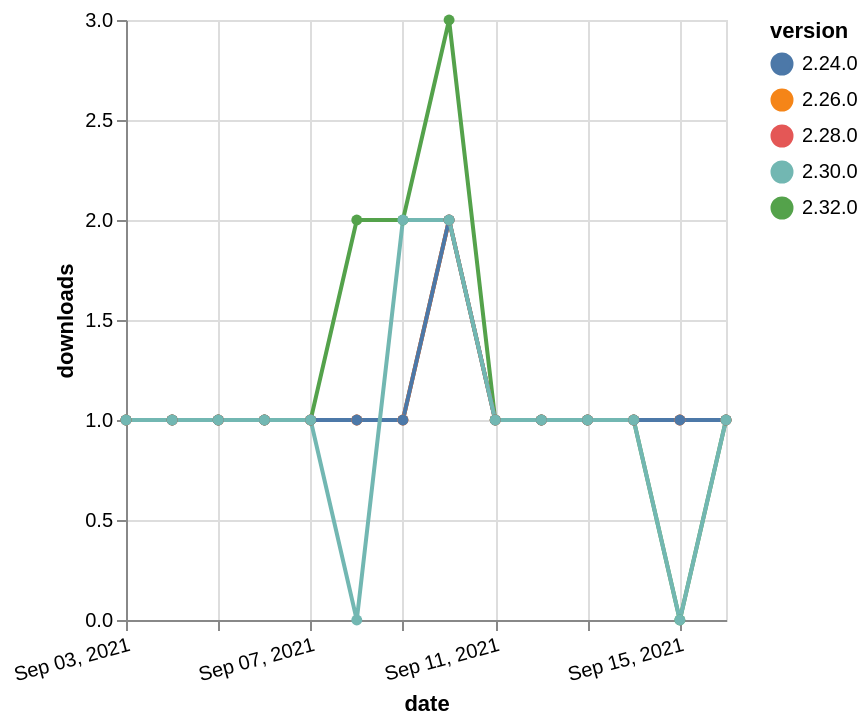

Specify this chart in Vega-Lite:
### Vega-Lite specification from a JSON file in a GitHub repository (floating-point values rounded to 4 significant figures)
{"$schema": "https://vega.github.io/schema/vega-lite/v5.json", "description": "A simple bar chart with embedded data.", "data": {"values": [{"date": "2021-09-03", "total": 219, "delta": 1, "version": "2.32.0"}, {"date": "2021-09-04", "total": 220, "delta": 1, "version": "2.32.0"}, {"date": "2021-09-05", "total": 221, "delta": 1, "version": "2.32.0"}, {"date": "2021-09-06", "total": 222, "delta": 1, "version": "2.32.0"}, {"date": "2021-09-07", "total": 223, "delta": 1, "version": "2.32.0"}, {"date": "2021-09-08", "total": 225, "delta": 2, "version": "2.32.0"}, {"date": "2021-09-09", "total": 227, "delta": 2, "version": "2.32.0"}, {"date": "2021-09-10", "total": 230, "delta": 3, "version": "2.32.0"}, {"date": "2021-09-11", "total": 231, "delta": 1, "version": "2.32.0"}, {"date": "2021-09-12", "total": 232, "delta": 1, "version": "2.32.0"}, {"date": "2021-09-13", "total": 233, "delta": 1, "version": "2.32.0"}, {"date": "2021-09-14", "total": 234, "delta": 1, "version": "2.32.0"}, {"date": "2021-09-15", "total": 234, "delta": 0, "version": "2.32.0"}, {"date": "2021-09-16", "total": 235, "delta": 1, "version": "2.32.0"}, {"date": "2021-09-03", "total": 202, "delta": 1, "version": "2.28.0"}, {"date": "2021-09-04", "total": 203, "delta": 1, "version": "2.28.0"}, {"date": "2021-09-05", "total": 204, "delta": 1, "version": "2.28.0"}, {"date": "2021-09-06", "total": 205, "delta": 1, "version": "2.28.0"}, {"date": "2021-09-07", "total": 206, "delta": 1, "version": "2.28.0"}, {"date": "2021-09-08", "total": 207, "delta": 1, "version": "2.28.0"}, {"date": "2021-09-09", "total": 208, "delta": 1, "version": "2.28.0"}, {"date": "2021-09-10", "total": 210, "delta": 2, "version": "2.28.0"}, {"date": "2021-09-11", "total": 211, "delta": 1, "version": "2.28.0"}, {"date": "2021-09-12", "total": 212, "delta": 1, "version": "2.28.0"}, {"date": "2021-09-13", "total": 213, "delta": 1, "version": "2.28.0"}, {"date": "2021-09-14", "total": 214, "delta": 1, "version": "2.28.0"}, {"date": "2021-09-15", "total": 215, "delta": 1, "version": "2.28.0"}, {"date": "2021-09-16", "total": 216, "delta": 1, "version": "2.28.0"}, {"date": "2021-09-03", "total": 218, "delta": 1, "version": "2.26.0"}, {"date": "2021-09-04", "total": 219, "delta": 1, "version": "2.26.0"}, {"date": "2021-09-05", "total": 220, "delta": 1, "version": "2.26.0"}, {"date": "2021-09-06", "total": 221, "delta": 1, "version": "2.26.0"}, {"date": "2021-09-07", "total": 222, "delta": 1, "version": "2.26.0"}, {"date": "2021-09-08", "total": 223, "delta": 1, "version": "2.26.0"}, {"date": "2021-09-09", "total": 224, "delta": 1, "version": "2.26.0"}, {"date": "2021-09-10", "total": 226, "delta": 2, "version": "2.26.0"}, {"date": "2021-09-11", "total": 227, "delta": 1, "version": "2.26.0"}, {"date": "2021-09-12", "total": 228, "delta": 1, "version": "2.26.0"}, {"date": "2021-09-13", "total": 229, "delta": 1, "version": "2.26.0"}, {"date": "2021-09-14", "total": 230, "delta": 1, "version": "2.26.0"}, {"date": "2021-09-15", "total": 231, "delta": 1, "version": "2.26.0"}, {"date": "2021-09-16", "total": 232, "delta": 1, "version": "2.26.0"}, {"date": "2021-09-03", "total": 273, "delta": 1, "version": "2.24.0"}, {"date": "2021-09-04", "total": 274, "delta": 1, "version": "2.24.0"}, {"date": "2021-09-05", "total": 275, "delta": 1, "version": "2.24.0"}, {"date": "2021-09-06", "total": 276, "delta": 1, "version": "2.24.0"}, {"date": "2021-09-07", "total": 277, "delta": 1, "version": "2.24.0"}, {"date": "2021-09-08", "total": 278, "delta": 1, "version": "2.24.0"}, {"date": "2021-09-09", "total": 279, "delta": 1, "version": "2.24.0"}, {"date": "2021-09-10", "total": 281, "delta": 2, "version": "2.24.0"}, {"date": "2021-09-11", "total": 282, "delta": 1, "version": "2.24.0"}, {"date": "2021-09-12", "total": 283, "delta": 1, "version": "2.24.0"}, {"date": "2021-09-13", "total": 284, "delta": 1, "version": "2.24.0"}, {"date": "2021-09-14", "total": 285, "delta": 1, "version": "2.24.0"}, {"date": "2021-09-15", "total": 286, "delta": 1, "version": "2.24.0"}, {"date": "2021-09-16", "total": 287, "delta": 1, "version": "2.24.0"}, {"date": "2021-09-03", "total": 177, "delta": 1, "version": "2.30.0"}, {"date": "2021-09-04", "total": 178, "delta": 1, "version": "2.30.0"}, {"date": "2021-09-05", "total": 179, "delta": 1, "version": "2.30.0"}, {"date": "2021-09-06", "total": 180, "delta": 1, "version": "2.30.0"}, {"date": "2021-09-07", "total": 181, "delta": 1, "version": "2.30.0"}, {"date": "2021-09-08", "total": 181, "delta": 0, "version": "2.30.0"}, {"date": "2021-09-09", "total": 183, "delta": 2, "version": "2.30.0"}, {"date": "2021-09-10", "total": 185, "delta": 2, "version": "2.30.0"}, {"date": "2021-09-11", "total": 186, "delta": 1, "version": "2.30.0"}, {"date": "2021-09-12", "total": 187, "delta": 1, "version": "2.30.0"}, {"date": "2021-09-13", "total": 188, "delta": 1, "version": "2.30.0"}, {"date": "2021-09-14", "total": 189, "delta": 1, "version": "2.30.0"}, {"date": "2021-09-15", "total": 189, "delta": 0, "version": "2.30.0"}, {"date": "2021-09-16", "total": 190, "delta": 1, "version": "2.30.0"}]}, "width": "container", "mark": {"type": "line", "point": {"filled": true}}, "encoding": {"x": {"field": "date", "type": "temporal", "timeUnit": "yearmonthdate", "title": "date", "axis": {"labelAngle": -15}}, "y": {"field": "delta", "type": "quantitative", "title": "downloads"}, "color": {"field": "version", "type": "nominal"}, "tooltip": {"field": "delta"}}}
